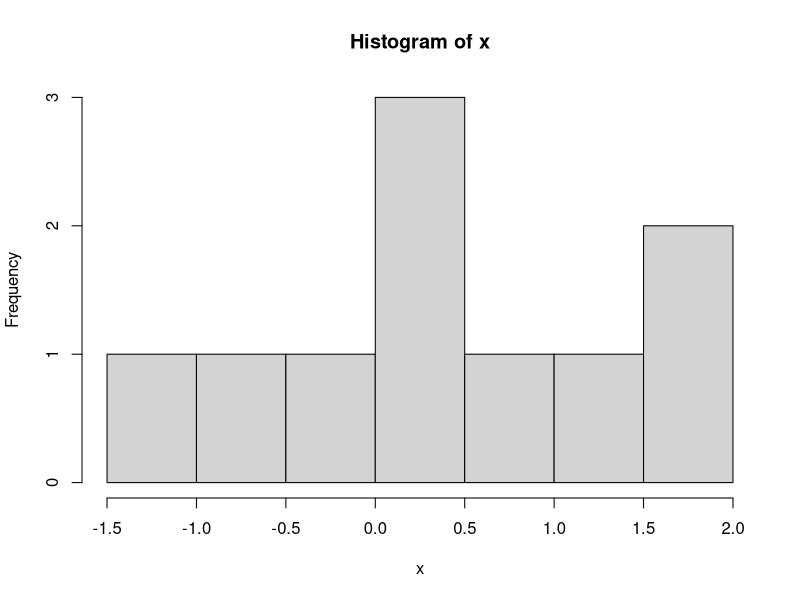

Write R code to recreate this figure.
## ---- chunk 1
avgmpg = '`r avgmpg`'
## ---- chunk 2
x <- rnorm(10)
x
## ---- chunk 3
matrix(1:4, nrow = 5, ncol = 1) # No warning printed
## ---- chunk 4
matrix(1:4, nrow = 5, ncol = 1) # Warning printed by default
## ---- chunk 5
hist(x)
## ---- chunk 6
knitr::kable(mtcars[1:5, ], caption = "Some Cars")
